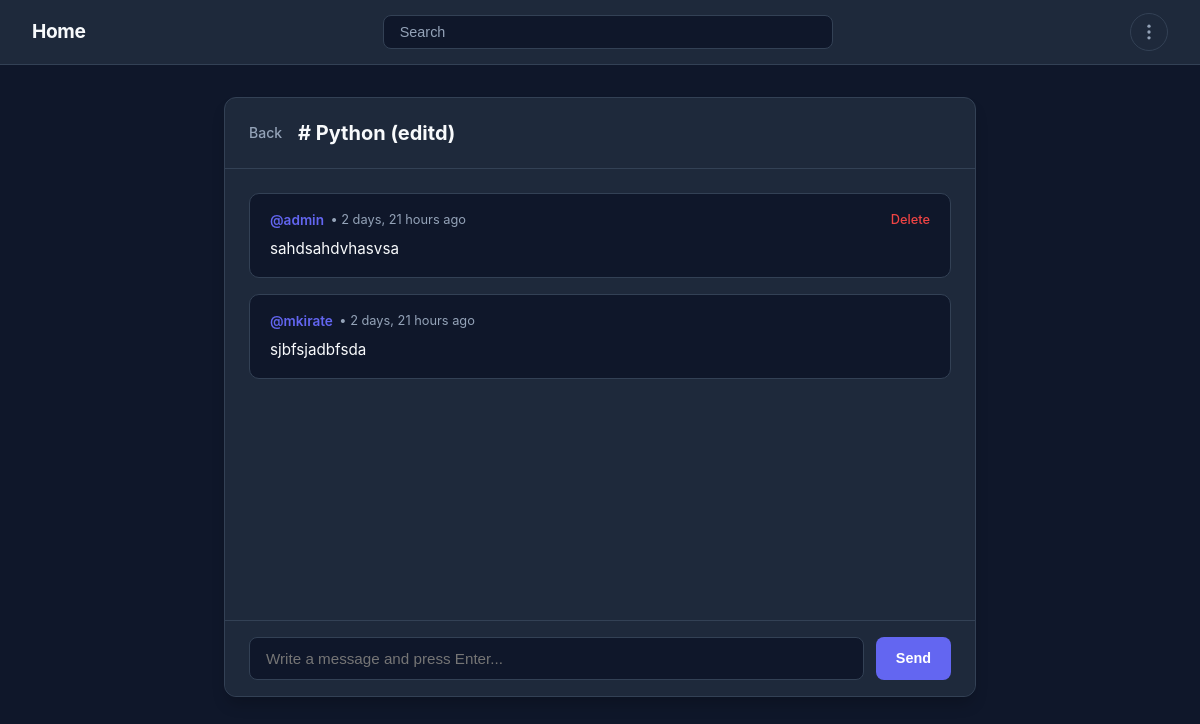
The page /channel/1 (signed in) on the database its author committed.
### core/models.py (models this page shows, shortened)
class Room(models.Model):
    topic = models.ForeignKey(Topic, on_delete=models.CASCADE, null=True)
    host = models.ForeignKey(User, on_delete=models.CASCADE, null=True)
    participants = models.ManyToManyField(User, related_name='participants')
    channels = models.ManyToManyField(Channel, related_name='channels',)
    name = models.CharField(max_length=200)
    description = models.TextField(null=True, blank=True)
    created_at = models.DateTimeField(auto_now_add=True)

class Message(models.Model):
    channel = models.ForeignKey(Channel, on_delete=models.CASCADE)
    owner = models.ForeignKey(User, on_delete=models.CASCADE)
    body = models.TextField()
    created_at = models.DateTimeField(auto_now_add=True)

### accounts/models.py (models this page shows, shortened)
class User(AbstractUser):
    image = models.ImageField(null=True, blank=True)
    email = models.EmailField(unique=True)
    about = models.TextField(null=True, blank=True)

### core/views.py (the view, shortened to what this page needs)
# urls.py: path('channel/<str:pk>', views.channel_page, name='channel'),
@login_required(login_url='login')
def channel_page(request, pk):
    channel = Channel.objects.get(id=pk)
    room = Room.objects.get(channels__id=channel.id)
    messages = channel.message_set.all()
    context = {'room':room, 'messages': messages, 'channel': channel}
    return render(request, 'channel.html', context)

### core/templates/channel.html
{% extends 'main.html' %}
{% load static %}
{% block extra_css %}
<link rel="stylesheet" href="{% static 'core/channel.css' %}">
{% endblock %}
{% block content %}
<div class="chat-container">
    <div class="chat-card">
        <header class="chat-header">
            <a href="{% url 'room' room.id %}">Back</a>
            <h2 class="channel-name"># {{ room.name }}</h2>
        </header>
        <main class="message-feed">
            {% for message in messages %}
                <article class="message-card">
                    <div class="message-meta">
                        <div class="author-info">
                            <a href="{% url 'profile' message.owner.id %}" class="message-author">@{{ message.owner.username }}</a>
                            <span class="message-time">• {{ message.created_at|timesince }} ago</span>
                        </div>
                        {% if request.user == message.owner %}
                            <a href="{% url 'delete-message' message.id %}" class="message-delete-link">Delete</a>
                        {% endif %}
                    </div>
                    <p class="message-body">{{ message.body }}</p>
                </article>
            {% empty %}
                <div class="empty-feed">
                    <p>No messages in this channel yet. Start the conversation below!</p>
                </div>
            {% endfor %}
        </main>
        <form method="get" class="chat-input-form">
            <div class="input-wrapper">
                <input
                    type="text"
                    name="body"
                    placeholder="Write a message and press Enter..."
                    autocomplete="off"
                    required
                >
                <button type="submit" class="btn-send">Send</button>
            </div>
        </form>
    </div>
</div>
{% endblock %}

### core/static/core/channel.css (style rules this page uses)
:root { --bg-main: #0f172a; --bg-card: #1e293b; --bg-hover: #334155; --accent: #6366f1; --accent-hover: #4f46e5; --accent-danger: #ef4444; --text-main: #f8fafc; --text-muted: #94a3b8; --border-color: #334155; }
.chat-container { max-width: 800px; margin: 2rem auto; padding: 0 1.5rem; }
.chat-card { background-color: var(--bg-card); border: 1px solid var(--border-color); border-radius: 12px; display: flex; flex-direction: column; height: 75vh; box-shadow: 0 10px 15px -3px rgba(0, 0, 0, 0.2); }
.chat-header { padding: 1.25rem 1.5rem; border-bottom: 1px solid var(--border-color); display: flex; align-items: center; gap: 1rem; }
.chat-header a[href*="room"] { color: var(--text-muted); text-decoration: none; font-size: 0.875rem; font-weight: 500; display: inline-flex; align-items: center; transition: color 0.2s ease; }
.channel-name { font-size: 1.25rem; font-weight: 700; color: var(--text-main); margin: 0; }
.message-feed { flex: 1; overflow-y: auto; padding: 1.5rem; display: flex; flex-direction: column; gap: 1rem; }
.message-card { background-color: var(--bg-main); border: 1px solid var(--border-color); border-radius: 10px; padding: 1rem 1.25rem; display: flex; flex-direction: column; gap: 0.5rem; }
.message-meta { display: flex; align-items: center; justify-content: space-between; font-size: 0.85rem; }
.author-info { display: flex; align-items: center; gap: 0.4rem; }
.message-author { color: var(--accent); text-decoration: none; font-weight: 600; }
.message-time { color: var(--text-muted); font-size: 0.8rem; }
.message-delete-link { color: var(--accent-danger); text-decoration: none; font-size: 0.8rem; font-weight: 500; transition: opacity 0.2s ease; }
.message-body { color: var(--text-main); font-size: 0.95rem; line-height: 1.5; word-break: break-word; }
.chat-input-form { padding: 1rem 1.5rem; border-top: 1px solid var(--border-color); background-color: var(--bg-card); border-bottom-left-radius: 12px; border-bottom-right-radius: 12px; }
.input-wrapper { display: flex; gap: 0.75rem; }
.chat-input-form input[type="text"] { flex: 1; padding: 0.75rem 1rem; background-color: var(--bg-main); border: 1px solid var(--border-color); border-radius: 8px; color: var(--text-main); font-size: 0.95rem; outline: none; transition: border-color 0.2s ease, box-shadow 0.2s ease; }
.btn-send { background-color: var(--accent); color: #ffffff; border: none; padding: 0.75rem 1.25rem; border-radius: 8px; font-weight: 600; font-size: 0.9rem; cursor: pointer; transition: background-color 0.2s ease; }

### templates/main.html (style rules this page uses)
:root { --bg-main: #0f172a; --bg-card: #1e293b; --bg-hover: #334155; --accent: #6366f1; --accent-hover: #4f46e5; --danger: #ef4444; --text-main: #f8fafc; --text-muted: #94a3b8; --border-color: #334155; }
* { box-sizing: border-box; margin: 0; padding: 0; }
body { font-family: -apple-system, BlinkMacSystemFont, "Segoe UI", Roboto, Oxygen, Ubuntu, Cantarell, sans-serif; background-color: var(--bg-main); color: var(--text-main); min-height: 100vh; line-height: 1.5; }

### rows shown on the page
Room: name "Python (editd)"
Message: owner.username "admin", created_at "2 days, 21 hours", shows "Delete", body "sahdsahdvhasvsa"
Message: owner.username "mkirate", created_at "2 days, 21 hours", body "sjbfsjadbfsda"
